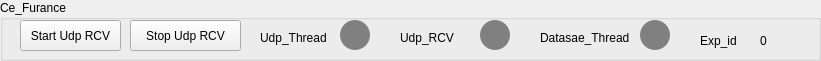
    <widget class="QGroupBox" name="groupBox_7">
     <property name="geometry">
      <rect>
       <x>10</x>
       <y>70</y>
       <width>821</width>
       <height>61</height>
      </rect>
     </property>
     <property name="title">
      <string>Ce_Furance</string>
     </property>
     <widget class="QPushButton" name="pushButton_27">
      <property name="geometry">
       <rect>
        <x>20</x>
        <y>20</y>
        <width>101</width>
        <height>31</height>
       </rect>
      </property>
      <property name="text">
       <string>Start Udp RCV</string>
      </property>
     </widget>
     <widget class="QPushButton" name="pushButton_30">
      <property name="geometry">
       <rect>
        <x>130</x>
        <y>20</y>
        <width>111</width>
        <height>31</height>
       </rect>
      </property>
      <property name="text">
       <string>Stop Udp RCV</string>
      </property>
     </widget>
     <widget class="QLabel" name="label_26">
      <property name="geometry">
       <rect>
        <x>540</x>
        <y>30</y>
        <width>121</width>
        <height>16</height>
       </rect>
      </property>
      <property name="text">
       <string>Datasae_Thread</string>
      </property>
     </widget>
     <widget class="QPushButton" name="pushButton_33">
      <property name="geometry">
       <rect>
        <x>640</x>
        <y>20</y>
        <width>30</width>
        <height>30</height>
       </rect>
      </property>
      <property name="styleSheet">
       <string notr="true">border-radius:15px;
background-color:grey
;
</string>
      </property>
      <property name="text">
       <string/>
      </property>
     </widget>
     <widget class="QPushButton" name="pushButton_31">
      <property name="geometry">
       <rect>
        <x>340</x>
        <y>20</y>
        <width>30</width>
        <height>30</height>
       </rect>
      </property>
      <property name="styleSheet">
       <string notr="true">border-radius:15px;
background-color:grey;
</string>
      </property>
      <property name="text">
       <string/>
      </property>
     </widget>
     <widget class="QLabel" name="label_24">
      <property name="geometry">
       <rect>
        <x>700</x>
        <y>30</y>
        <width>41</width>
        <height>21</height>
       </rect>
      </property>
      <property name="text">
       <string>Exp_id</string>
      </property>
     </widget>
     <widget class="QLabel" name="label_25">
      <property name="geometry">
       <rect>
        <x>760</x>
        <y>30</y>
        <width>21</width>
        <height>21</height>
       </rect>
      </property>
      <property name="text">
       <string>0</string>
      </property>
     </widget>
     <widget class="QPushButton" name="pushButton_124">
      <property name="geometry">
       <rect>
        <x>480</x>
        <y>20</y>
        <width>30</width>
        <height>30</height>
       </rect>
      </property>
      <property name="styleSheet">
       <string notr="true">border-radius:15px;
background-color:grey;
</string>
      </property>
      <property name="text">
       <string/>
      </property>
     </widget>
     <widget class="QLabel" name="label_17">
      <property name="geometry">
       <rect>
        <x>260</x>
        <y>30</y>
        <width>91</width>
        <height>16</height>
       </rect>
      </property>
      <property name="text">
       <string>Udp_Thread</string>
      </property>
     </widget>
     <widget class="QLabel" name="label_105">
      <property name="geometry">
       <rect>
        <x>400</x>
        <y>30</y>
        <width>91</width>
        <height>16</height>
       </rect>
      </property>
      <property name="text">
       <string>Udp_RCV</string>
      </property>
     </widget>
    </widget>
